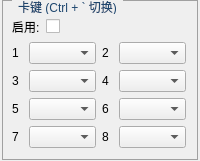
         <widget class="QGroupBox" name="groupStuck">
          <property name="sizePolicy">
           <sizepolicy hsizetype="Preferred" vsizetype="Fixed">
            <horstretch>0</horstretch>
            <verstretch>0</verstretch>
           </sizepolicy>
          </property>
          <property name="styleSheet">
           <string notr="true">QGroupBox {
    border: 1px solid #a0a0a0;
    margin-top: 1ex;
    margin-bottom: 1px;
    margin-left: 2px;
    margin-right: 2px;
    padding-top: 6px;
}
QGroupBox::title {
    subcontrol-origin: margin;
    subcontrol-position: top left;
    left: 12px;
    padding: 0 4px;
    color: #1e466e;
    font: 8pt &quot;Segoe UI&quot;;
}</string>
          </property>
          <property name="title">
           <string>卡键 (Ctrl + ` 切换)</string>
          </property>
          <property name="flat">
           <bool>false</bool>
          </property>
          <property name="checkable">
           <bool>false</bool>
          </property>
          <layout class="QVBoxLayout" name="verticalLayout">
           <property name="leftMargin">
            <number>9</number>
           </property>
           <item>
            <layout class="QHBoxLayout" name="horizontalLayout_3">
             <item>
              <widget class="QLabel" name="labelStuckEnable">
               <property name="sizePolicy">
                <sizepolicy hsizetype="Fixed" vsizetype="Preferred">
                 <horstretch>0</horstretch>
                 <verstretch>0</verstretch>
                </sizepolicy>
               </property>
               <property name="text">
                <string>启用:</string>
               </property>
              </widget>
             </item>
             <item>
              <widget class="QCheckBox" name="StuckKeyStatus">
               <property name="text">
                <string/>
               </property>
              </widget>
             </item>
            </layout>
           </item>
           <item>
            <layout class="QGridLayout" name="gridLayout">
             <item row="0" column="0">
              <widget class="QLabel" name="labelTick1">
               <property name="text">
                <string>1</string>
               </property>
              </widget>
             </item>
             <item row="0" column="1">
              <widget class="QComboBox" name="Tick1">
               <item>
                <property name="text">
                 <string/>
                </property>
               </item>
               <item>
                <property name="text">
                 <string>A</string>
                </property>
               </item>
               <item>
                <property name="text">
                 <string>S</string>
                </property>
               </item>
               <item>
                <property name="text">
                 <string>D</string>
                </property>
               </item>
               <item>
                <property name="text">
                 <string>F</string>
                </property>
               </item>
               <item>
                <property name="text">
                 <string>Q</string>
                </property>
               </item>
               <item>
                <property name="text">
                 <string>W</string>
                </property>
               </item>
               <item>
                <property name="text">
                 <string>E</string>
                </property>
               </item>
               <item>
                <property name="text">
                 <string>R</string>
                </property>
               </item>
               <item>
                <property name="text">
                 <string>T</string>
                </property>
               </item>
               <item>
                <property name="text">
                 <string>ALt+A</string>
                </property>
               </item>
               <item>
                <property name="text">
                 <string>ALt+S</string>
                </property>
               </item>
               <item>
                <property name="text">
                 <string>ALt+D</string>
                </property>
               </item>
               <item>
                <property name="text">
                 <string>ALt+F</string>
                </property>
               </item>
               <item>
                <property name="text">
                 <string>ALt+Q</string>
                </property>
               </item>
               <item>
                <property name="text">
                 <string>ALt+W</string>
                </property>
               </item>
               <item>
                <property name="text">
                 <string>ALt+E</string>
                </property>
               </item>
               <item>
                <property name="text">
                 <string>ALt+R</string>
                </property>
               </item>
               <item>
                <property name="text">
                 <string>ALt+T</string>
                </property>
               </item>
              </widget>
             </item>
             <item row="0" column="2">
              <widget class="QLabel" name="labelTick2">
               <property name="text">
                <string>2</string>
               </property>
              </widget>
             </item>
             <item row="0" column="3">
              <widget class="QComboBox" name="Tick2">
               <item>
                <property name="text">
                 <string/>
                </property>
               </item>
               <item>
                <property name="text">
                 <string>A</string>
                </property>
               </item>
               <item>
                <property name="text">
                 <string>S</string>
                </property>
               </item>
               <item>
                <property name="text">
                 <string>D</string>
                </property>
               </item>
               <item>
                <property name="text">
                 <string>F</string>
                </property>
               </item>
               <item>
                <property name="text">
                 <string>Q</string>
                </property>
               </item>
               <item>
                <property name="text">
                 <string>W</string>
                </property>
               </item>
               <item>
                <property name="text">
                 <string>E</string>
                </property>
               </item>
               <item>
                <property name="text">
                 <string>R</string>
                </property>
               </item>
               <item>
                <property name="text">
                 <string>T</string>
                </property>
               </item>
               <item>
                <property name="text">
                 <string>ALt+A</string>
                </property>
               </item>
               <item>
                <property name="text">
                 <string>ALt+S</string>
                </property>
               </item>
               <item>
                <property name="text">
                 <string>ALt+D</string>
                </property>
               </item>
               <item>
                <property name="text">
                 <string>ALt+F</string>
                </property>
               </item>
               <item>
                <property name="text">
                 <string>ALt+Q</string>
                </property>
               </item>
               <item>
                <property name="text">
                 <string>ALt+W</string>
                </property>
               </item>
               <item>
                <property name="text">
                 <string>ALt+E</string>
                </property>
               </item>
               <item>
                <property name="text">
                 <string>ALt+R</string>
                </property>
               </item>
               <item>
                <property name="text">
                 <string>ALt+T</string>
                </property>
               </item>
              </widget>
             </item>
             <item row="1" column="0">
              <widget class="QLabel" name="labelTick3">
               <property name="text">
                <string>3</string>
               </property>
              </widget>
             </item>
             <item row="1" column="1">
              <widget class="QComboBox" name="Tick3">
               <item>
                <property name="text">
                 <string/>
                </property>
               </item>
               <item>
                <property name="text">
                 <string>A</string>
                </property>
               </item>
               <item>
                <property name="text">
                 <string>S</string>
                </property>
               </item>
               <item>
                <property name="text">
                 <string>D</string>
                </property>
               </item>
               <item>
                <property name="text">
                 <string>F</string>
                </property>
               </item>
               <item>
                <property name="text">
                 <string>Q</string>
                </property>
               </item>
               <item>
                <property name="text">
                 <string>W</string>
                </property>
               </item>
               <item>
                <property name="text">
                 <string>E</string>
                </property>
               </item>
               <item>
                <property name="text">
                 <string>R</string>
                </property>
               </item>
               <item>
                <property name="text">
                 <string>T</string>
                </property>
               </item>
               <item>
                <property name="text">
                 <string>ALt+A</string>
                </property>
               </item>
               <item>
                <property name="text">
                 <string>ALt+S</string>
                </property>
               </item>
               <item>
                <property name="text">
                 <string>ALt+D</string>
                </property>
               </item>
               <item>
                <property name="text">
                 <string>ALt+F</string>
                </property>
               </item>
               <item>
                <property name="text">
                 <string>ALt+Q</string>
                </property>
               </item>
               <item>
                <property name="text">
                 <string>ALt+W</string>
                </property>
               </item>
               <item>
                <property name="text">
                 <string>ALt+E</string>
                </property>
               </item>
               <item>
                <property name="text">
                 <string>ALt+R</string>
                </property>
               </item>
               <item>
                <property name="text">
                 <string>ALt+T</string>
                </property>
               </item>
              </widget>
             </item>
             <item row="1" column="2">
              <widget class="QLabel" name="labelTick4">
               <property name="text">
                <string>4</string>
               </property>
              </widget>
             </item>
             <item row="1" column="3">
              <widget class="QComboBox" name="Tick4">
               <item>
                <property name="text">
                 <string/>
                </property>
               </item>
               <item>
                <property name="text">
                 <string>A</string>
                </property>
               </item>
               <item>
                <property name="text">
                 <string>S</string>
                </property>
               </item>
               <item>
                <property name="text">
                 <string>D</string>
                </property>
               </item>
               <item>
                <property name="text">
                 <string>F</string>
                </property>
               </item>
               <item>
                <property name="text">
                 <string>Q</string>
                </property>
               </item>
               <item>
                <property name="text">
                 <string>W</string>
                </property>
               </item>
               <item>
                <property name="text">
                 <string>E</string>
                </property>
               </item>
               <item>
                <property name="text">
                 <string>R</string>
                </property>
               </item>
               <item>
                <property name="text">
                 <string>T</string>
                </property>
               </item>
               <item>
                <property name="text">
                 <string>ALt+A</string>
                </property>
               </item>
               <item>
                <property name="text">
                 <string>ALt+S</string>
                </property>
               </item>
               <item>
                <property name="text">
                 <string>ALt+D</string>
                </property>
               </item>
               <item>
                <property name="text">
                 <string>ALt+F</string>
                </property>
               </item>
               <item>
                <property name="text">
                 <string>ALt+Q</string>
                </property>
               </item>
               <item>
                <property name="text">
                 <string>ALt+W</string>
                </property>
               </item>
               <item>
                <property name="text">
                 <string>ALt+E</string>
                </property>
               </item>
               <item>
                <property name="text">
                 <string>ALt+R</string>
                </property>
               </item>
               <item>
                <property name="text">
                 <string>ALt+T</string>
                </property>
               </item>
              </widget>
             </item>
             <item row="2" column="0">
              <widget class="QLabel" name="labelTick5">
               <property name="text">
                <string>5</string>
               </property>
              </widget>
             </item>
             <item row="2" column="1">
              <widget class="QComboBox" name="Tick5">
               <item>
                <property name="text">
                 <string/>
                </property>
               </item>
               <item>
                <property name="text">
                 <string>A</string>
                </property>
               </item>
               <item>
                <property name="text">
                 <string>S</string>
                </property>
               </item>
               <item>
                <property name="text">
                 <string>D</string>
                </property>
               </item>
               <item>
                <property name="text">
                 <string>F</string>
                </property>
               </item>
               <item>
                <property name="text">
                 <string>Q</string>
                </property>
               </item>
               <item>
                <property name="text">
                 <string>W</string>
                </property>
               </item>
               <item>
                <property name="text">
                 <string>E</string>
                </property>
               </item>
               <item>
                <property name="text">
                 <string>R</string>
                </property>
               </item>
               <item>
                <property name="text">
                 <string>T</string>
                </property>
               </item>
               <item>
                <property name="text">
                 <string>ALt+A</string>
                </property>
               </item>
               <item>
                <property name="text">
                 <string>ALt+S</string>
                </property>
               </item>
               <item>
                <property name="text">
                 <string>ALt+D</string>
                </property>
               </item>
               <item>
                <property name="text">
                 <string>ALt+F</string>
                </property>
               </item>
               <item>
                <property name="text">
                 <string>ALt+Q</string>
                </property>
               </item>
               <item>
                <property name="text">
                 <string>ALt+W</string>
                </property>
               </item>
               <item>
                <property name="text">
                 <string>ALt+E</string>
                </property>
               </item>
               <item>
                <property name="text">
                 <string>ALt+R</string>
                </property>
               </item>
               <item>
                <property name="text">
                 <string>ALt+T</string>
                </property>
               </item>
              </widget>
             </item>
             <item row="2" column="2">
              <widget class="QLabel" name="labelTick6">
               <property name="text">
                <string>6</string>
               </property>
              </widget>
             </item>
             <item row="2" column="3">
              <widget class="QComboBox" name="Tick6">
               <item>
                <property name="text">
                 <string/>
                </property>
               </item>
               <item>
                <property name="text">
                 <string>A</string>
                </property>
               </item>
               <item>
                <property name="text">
                 <string>S</string>
                </property>
               </item>
               <item>
                <property name="text">
                 <string>D</string>
                </property>
               </item>
               <item>
                <property name="text">
                 <string>F</string>
                </property>
               </item>
               <item>
                <property name="text">
                 <string>Q</string>
                </property>
               </item>
               <item>
                <property name="text">
                 <string>W</string>
                </property>
               </item>
               <item>
                <property name="text">
                 <string>E</string>
                </property>
               </item>
               <item>
                <property name="text">
                 <string>R</string>
                </property>
               </item>
               <item>
                <property name="text">
                 <string>T</string>
                </property>
               </item>
               <item>
                <property name="text">
                 <string>ALt+A</string>
                </property>
               </item>
               <item>
                <property name="text">
                 <string>ALt+S</string>
                </property>
               </item>
               <item>
                <property name="text">
                 <string>ALt+D</string>
                </property>
               </item>
               <item>
                <property name="text">
                 <string>ALt+F</string>
                </property>
               </item>
               <item>
                <property name="text">
                 <string>ALt+Q</string>
                </property>
               </item>
               <item>
                <property name="text">
                 <string>ALt+W</string>
                </property>
               </item>
               <item>
                <property name="text">
                 <string>ALt+E</string>
                </property>
               </item>
               <item>
                <property name="text">
                 <string>ALt+R</string>
                </property>
               </item>
               <item>
                <property name="text">
                 <string>ALt+T</string>
                </property>
               </item>
              </widget>
             </item>
             <item row="3" column="0">
              <widget class="QLabel" name="labelTick7">
               <property name="text">
                <string>7</string>
               </property>
              </widget>
             </item>
             <item row="3" column="1">
              <widget class="QComboBox" name="Tick7">
               <item>
                <property name="text">
                 <string/>
                </property>
               </item>
               <item>
                <property name="text">
                 <string>A</string>
                </property>
               </item>
               <item>
                <property name="text">
                 <string>S</string>
                </property>
               </item>
               <item>
                <property name="text">
                 <string>D</string>
                </property>
               </item>
               <item>
                <property name="text">
                 <string>F</string>
                </property>
               </item>
               <item>
                <property name="text">
                 <string>Q</string>
                </property>
               </item>
               <item>
                <property name="text">
                 <string>W</string>
                </property>
               </item>
               <item>
                <property name="text">
                 <string>E</string>
                </property>
               </item>
               <item>
                <property name="text">
                 <string>R</string>
                </property>
               </item>
               <item>
                <property name="text">
                 <string>T</string>
                </property>
               </item>
               <item>
                <property name="text">
                 <string>ALt+A</string>
                </property>
               </item>
               <item>
                <property name="text">
                 <string>ALt+S</string>
                </property>
               </item>
               <item>
                <property name="text">
                 <string>ALt+D</string>
                </property>
               </item>
               <item>
                <property name="text">
                 <string>ALt+F</string>
                </property>
               </item>
               <item>
                <property name="text">
                 <string>ALt+Q</string>
                </property>
               </item>
               <item>
                <property name="text">
                 <string>ALt+W</string>
                </property>
               </item>
               <item>
                <property name="text">
                 <string>ALt+E</string>
                </property>
               </item>
               <item>
                <property name="text">
                 <string>ALt+R</string>
                </property>
               </item>
               <item>
                <property name="text">
                 <string>ALt+T</string>
                </property>
               </item>
              </widget>
             </item>
             <item row="3" column="2">
              <widget class="QLabel" name="labelTick8">
               <property name="text">
                <string>8</string>
               </property>
              </widget>
             </item>
             <item row="3" column="3">
              <widget class="QComboBox" name="Tick8">
               <item>
                <property name="text">
                 <string/>
                </property>
               </item>
               <item>
                <property name="text">
                 <string>A</string>
                </property>
               </item>
               <item>
                <property name="text">
                 <string>S</string>
                </property>
               </item>
               <item>
                <property name="text">
                 <string>D</string>
                </property>
               </item>
               <item>
                <property name="text">
                 <string>F</string>
                </property>
               </item>
               <item>
                <property name="text">
                 <string>Q</string>
                </property>
               </item>
               <item>
                <property name="text">
                 <string>W</string>
                </property>
               </item>
               <item>
                <property name="text">
                 <string>E</string>
                </property>
               </item>
               <item>
                <property name="text">
                 <string>R</string>
                </property>
               </item>
               <item>
                <property name="text">
                 <string>T</string>
                </property>
               </item>
               <item>
                <property name="text">
                 <string>ALt+A</string>
                </property>
               </item>
               <item>
                <property name="text">
                 <string>ALt+S</string>
                </property>
               </item>
               <item>
                <property name="text">
                 <string>ALt+D</string>
                </property>
               </item>
               <item>
                <property name="text">
                 <string>ALt+F</string>
                </property>
               </item>
               <item>
                <property name="text">
                 <string>ALt+Q</string>
                </property>
               </item>
               <item>
                <property name="text">
                 <string>ALt+W</string>
                </property>
               </item>
               <item>
                <property name="text">
                 <string>ALt+E</string>
                </property>
               </item>
               <item>
                <property name="text">
                 <string>ALt+R</string>
                </property>
               </item>
               <item>
                <property name="text">
                 <string>ALt+T</string>
                </property>
               </item>
              </widget>
             </item>
            </layout>
           </item>
          </layout>
         </widget>
